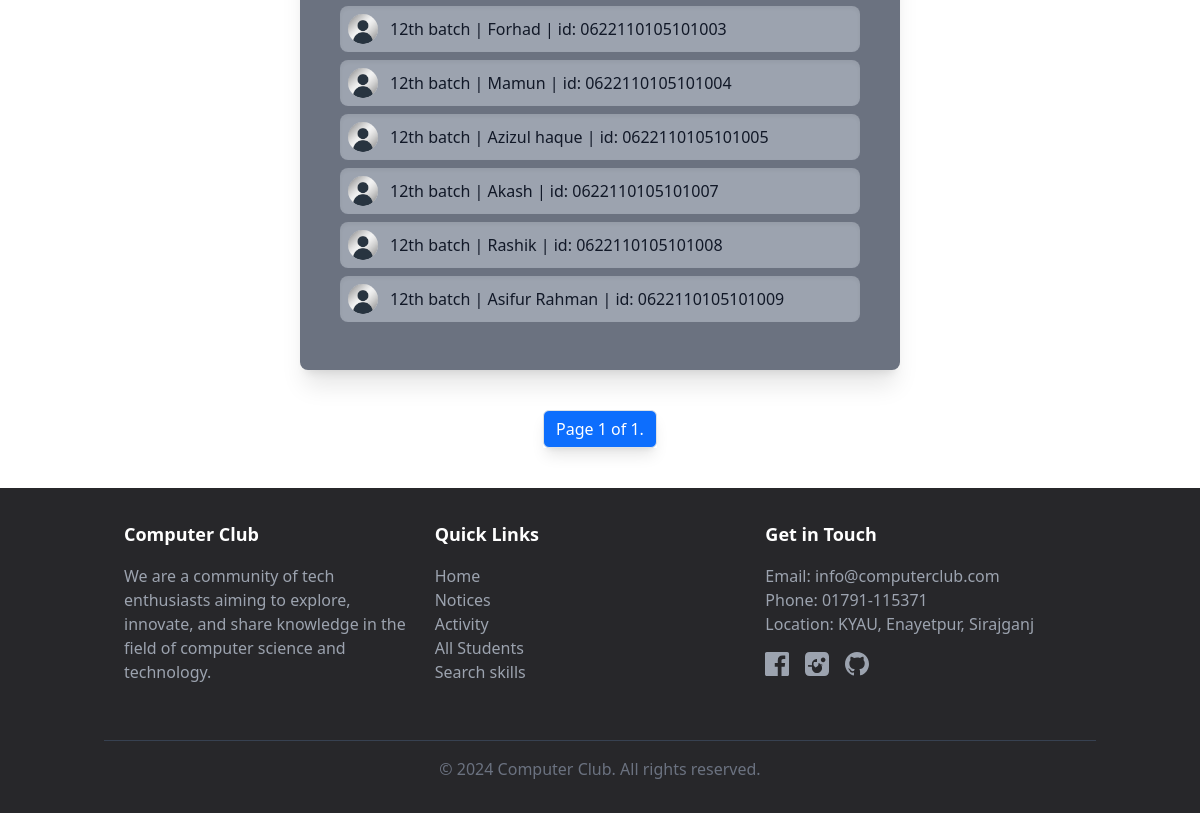
Before: /students/all-students/ (lower part) with the older database file.
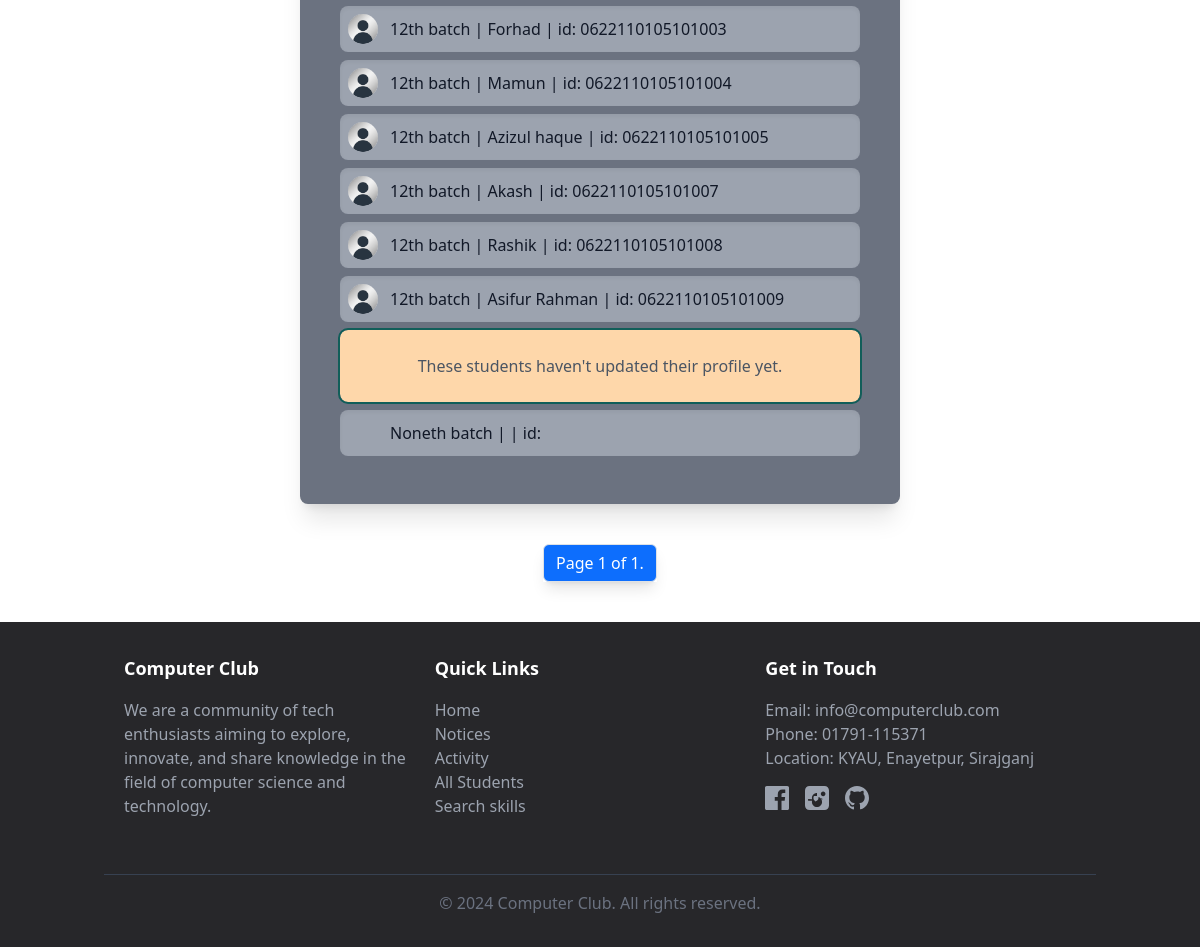
After: the same page with the newer database file.
### students/models.py (models this page shows)
class Student_Model(models.Model):
    photo = models.ImageField(upload_to='students_profile_pic', blank=True, null=True)
    user = models.OneToOneField(User, related_name='profile', on_delete=models.CASCADE)
    name = models.CharField(max_length=40)
    batch = models.IntegerField(blank=True, null=True)
    std_id = models.CharField(max_length=16)
    description = models.TextField(blank=True, null=True)
    cv = models.FileField(upload_to='students_cv/', blank=True, null=True)
    skills = models.CharField(max_length=1000, blank=True, null=True)
    passion = models.CharField(max_length=1000, blank=True, null=True)
    slug = models.SlugField(unique=True)
    class Meta():
        ordering = ['-batch', 'std_id']
        verbose_name= 'Student Info'
    def __str__(self):
        return f'{self.batch}th batch | {self.name} | id: {self.std_id}'

### students/views.py (the view)
# urls.py: path('all-students/', views.All_Students.as_view(), name='all_students'),
class All_Students(ListView):
    model = Student_Model
    template_name = 'all_students.html'
    context_object_name = 'students_by_batch'
    paginate_by = 40
    def get_queryset(self):
        std_name = self.request.GET.get('search', '')
        if std_name:
            return Student_Model.objects.filter(Q(name__icontains=std_name) | Q(batch__icontains=std_name)).order_by('-batch', 'std_id')
        return Student_Model.objects.order_by('-batch', 'std_id')
    def get_context_data(self, **kwargs):
        context = super().get_context_data(**kwargs)
        grouped_students = defaultdict(list)
        for student in context['students_by_batch']:
            grouped_students[student.batch].append(student)
        context['grouped_students'] = dict(grouped_students)
        context['search_query'] = self.request.GET.get('search', '')
        return context

### students/templates/all_students.html (shortened to what this page needs)
{% extends 'base.html' %} {% load static %}
{% block main_tag_style %} {% endblock %}
{% block body %}
<div class="md:w-2/3 lg:w-1/2 md:mx-auto mx-2 my-10 p-5 md:p-10 shadow-xl rounded-lg bg-gray-500">
    {% for batch, students in grouped_students.items %}
        {% if batch == None %}
            <div class="p-2 py-6 mb-2 font-medium text-center text-gray-600 rounded-lg bg-orange-200 outline outline-2 outline-teal-800">
                These students haven't updated their profile yet.
            </div>
            {% for student in students %}
                <a href="{% url 'studentsapp:student-profile' slug=student.slug %}">
                    <div class="flex align-items-center p-2 mb-2 font-medium text-gray-900 bg-gray-400 rounded-lg shadow-inner duration-300 hover:scale-105">
                        <span class="inline-block h-[30px] w-[30px] rounded-full overflow-hidden me-3">
                        </span>
                        {{ student }}
                    </div>
                </a>
            {% endfor %}
        {% else %}
            {% for student in students %}
                <a href="{% url 'studentsapp:student-profile' slug=student.slug %}">
                    <div class="flex align-items-center p-2 mb-2 font-medium text-gray-900 bg-gray-400 rounded-lg shadow-inner duration-300 hover:scale-105">
                        <span class="inline-block h-[30px] w-[30px] rounded-full overflow-hidden me-3">
                            <img src="{% if student.thumbnail.image %}{{ student.thumbnail.image.url }} {% else %} {% static 'images/profile_sm.png' %} {% endif %}" alt="">
                        </span>
                        {{ student }}
                    </div>
                </a>
            {% endfor %}
        {% endif %}
    {% empty %}
            <li>No batches found.</li>
    {% endfor %}
</div>
<nav class="my-10">
    <ul class="pagination w-fit mx-auto shadow-lg">
        <li class="page-item"><a class="page-link text-bg-primary" href="#">Page {{ page_obj.number }} of {{ paginator.num_pages }}.</a></li>
    </ul>
</nav>
{% endblock %}

Changed rows visible on the page:
added Student_Model: batch+name+std "Noneth batch | | id:"
